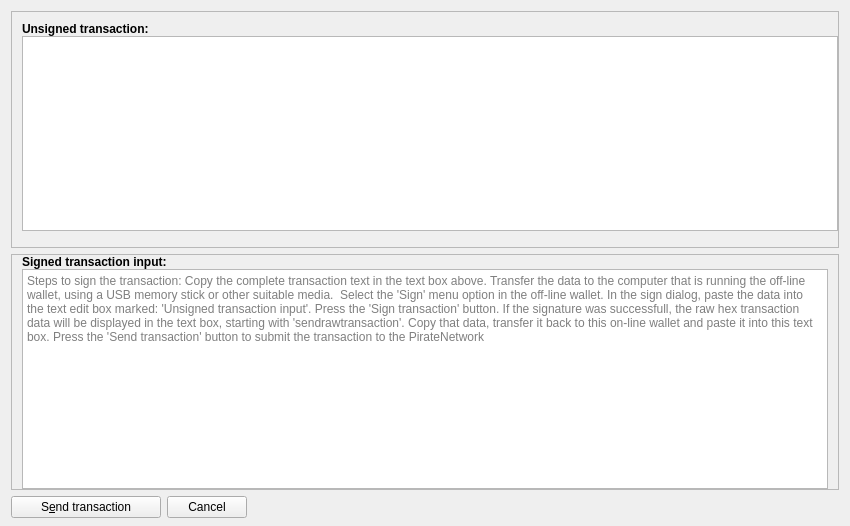
<?xml version="1.0" encoding="UTF-8"?>
<ui version="4.0">
 <class>ZSendCoinsDialog_popup</class>
 <widget class="QDialog" name="ZSendCoinsDialog_popup">
  <property name="enabled">
   <bool>true</bool>
  </property>
  <property name="geometry">
   <rect>
    <x>0</x>
    <y>0</y>
    <width>850</width>
    <height>526</height>
   </rect>
  </property>
  <property name="windowTitle">
   <string>Off-line transaction signing</string>
  </property>
  <layout class="QVBoxLayout" name="verticalLayout" stretch="0,0,0">
   <property name="bottomMargin">
    <number>8</number>
   </property>
   <item>
    <widget class="QFrame" name="frameCoinControl">
     <property name="sizePolicy">
      <sizepolicy hsizetype="Expanding" vsizetype="Expanding">
       <horstretch>0</horstretch>
       <verstretch>0</verstretch>
      </sizepolicy>
     </property>
     <property name="maximumSize">
      <size>
       <width>16777215</width>
       <height>16777215</height>
      </size>
     </property>
     <property name="frameShape">
      <enum>QFrame::StyledPanel</enum>
     </property>
     <property name="frameShadow">
      <enum>QFrame::Sunken</enum>
     </property>
     <layout class="QVBoxLayout" name="verticalLayoutCoinControl2">
      <property name="spacing">
       <number>0</number>
      </property>
      <property name="leftMargin">
       <number>0</number>
      </property>
      <property name="topMargin">
       <number>0</number>
      </property>
      <property name="rightMargin">
       <number>0</number>
      </property>
      <property name="bottomMargin">
       <number>6</number>
      </property>
      <item>
       <layout class="QVBoxLayout" name="verticalLayoutCoinControl" stretch="0,0">
        <property name="spacing">
         <number>0</number>
        </property>
        <property name="leftMargin">
         <number>10</number>
        </property>
        <property name="topMargin">
         <number>10</number>
        </property>
        <item>
         <widget class="QLabel" name="lbInput">
          <property name="sizePolicy">
           <sizepolicy hsizetype="Preferred" vsizetype="Maximum">
            <horstretch>0</horstretch>
            <verstretch>0</verstretch>
           </sizepolicy>
          </property>
          <property name="font">
           <font>
            <weight>75</weight>
            <bold>true</bold>
           </font>
          </property>
          <property name="styleSheet">
           <string notr="true">font-weight:bold;</string>
          </property>
          <property name="text">
           <string>Unsigned transaction:</string>
          </property>
         </widget>
        </item>
        <item>
         <layout class="QHBoxLayout" name="horizontalLayoutCoinControl1">
          <property name="rightMargin">
           <number>0</number>
          </property>
          <property name="bottomMargin">
           <number>10</number>
          </property>
          <item>
           <widget class="QTextEdit" name="teInput">
            <property name="readOnly">
             <bool>true</bool>
            </property>
            <property name="placeholderText">
             <string/>
            </property>
           </widget>
          </item>
         </layout>
        </item>
       </layout>
      </item>
     </layout>
    </widget>
   </item>
   <item>
    <widget class="QFrame" name="frameResult">
     <property name="enabled">
      <bool>true</bool>
     </property>
     <property name="sizePolicy">
      <sizepolicy hsizetype="Expanding" vsizetype="Expanding">
       <horstretch>0</horstretch>
       <verstretch>0</verstretch>
      </sizepolicy>
     </property>
     <property name="maximumSize">
      <size>
       <width>16777215</width>
       <height>16777215</height>
      </size>
     </property>
     <property name="frameShape">
      <enum>QFrame::StyledPanel</enum>
     </property>
     <property name="frameShadow">
      <enum>QFrame::Sunken</enum>
     </property>
     <layout class="QVBoxLayout" name="verticalLayoutResult1">
      <property name="spacing">
       <number>0</number>
      </property>
      <property name="leftMargin">
       <number>0</number>
      </property>
      <property name="topMargin">
       <number>0</number>
      </property>
      <property name="rightMargin">
       <number>0</number>
      </property>
      <property name="bottomMargin">
       <number>0</number>
      </property>
      <item>
       <layout class="QVBoxLayout" name="verticalLayoutResult2" stretch="0,0">
        <property name="spacing">
         <number>0</number>
        </property>
        <property name="leftMargin">
         <number>10</number>
        </property>
        <property name="topMargin">
         <number>0</number>
        </property>
        <property name="rightMargin">
         <number>10</number>
        </property>
        <item>
         <widget class="QLabel" name="lbResult">
          <property name="font">
           <font>
            <weight>75</weight>
            <bold>true</bold>
           </font>
          </property>
          <property name="text">
           <string>Signed transaction input:</string>
          </property>
         </widget>
        </item>
        <item>
         <widget class="QTextEdit" name="teResult">
          <property name="readOnly">
           <bool>false</bool>
          </property>
          <property name="placeholderText">
           <string>Steps to sign the transaction: Copy the complete transaction text in the text box above. Transfer the data to the computer that is running the off-line wallet, using a USB memory stick or other suitable media.  Select the 'Sign' menu option in the off-line wallet. In the sign dialog, paste the data into the text edit box marked: 'Unsigned transaction input'. Press the 'Sign transaction' button. If the signature was successfull, the raw hex transaction data will be displayed in the text box, starting with 'sendrawtransaction'. Copy that data, transfer it back to this on-line wallet and paste it into this text box. Press the 'Send transaction' button to submit the transaction to the PirateNetwork</string>
          </property>
         </widget>
        </item>
       </layout>
      </item>
     </layout>
    </widget>
   </item>
   <item>
    <layout class="QHBoxLayout" name="horizontalLayout">
     <item>
      <widget class="QPushButton" name="sendTransactionButton">
       <property name="minimumSize">
        <size>
         <width>150</width>
         <height>0</height>
        </size>
       </property>
       <property name="toolTip">
        <string>Confirm the send action</string>
       </property>
       <property name="text">
        <string>S&amp;end transaction</string>
       </property>
       <property name="icon">
        <iconset resource="../komodo.qrc">
         <normaloff>:/icons/send</normaloff>:/icons/send</iconset>
       </property>
       <property name="autoDefault">
        <bool>false</bool>
       </property>
       <property name="default">
        <bool>false</bool>
       </property>
      </widget>
     </item>
     <item>
      <widget class="QPushButton" name="closeButton">
       <property name="sizePolicy">
        <sizepolicy hsizetype="Minimum" vsizetype="Fixed">
         <horstretch>0</horstretch>
         <verstretch>0</verstretch>
        </sizepolicy>
       </property>
       <property name="toolTip">
        <string>Clear all fields of the form.</string>
       </property>
       <property name="text">
        <string>Cancel</string>
       </property>
       <property name="icon">
        <iconset resource="../komodo.qrc">
         <normaloff>:/icons/remove</normaloff>:/icons/remove</iconset>
       </property>
       <property name="autoDefault">
        <bool>false</bool>
       </property>
      </widget>
     </item>
     <item>
      <spacer name="horizontalSpacer">
       <property name="orientation">
        <enum>Qt::Horizontal</enum>
       </property>
       <property name="sizeHint" stdset="0">
        <size>
         <width>40</width>
         <height>20</height>
        </size>
       </property>
      </spacer>
     </item>
     <item>
      <layout class="QHBoxLayout" name="horizontalLayout_2">
       <property name="spacing">
        <number>3</number>
       </property>
      </layout>
     </item>
    </layout>
   </item>
  </layout>
 </widget>
 <resources>
  <include location="../komodo.qrc"/>
 </resources>
 <connections/>
</ui>
